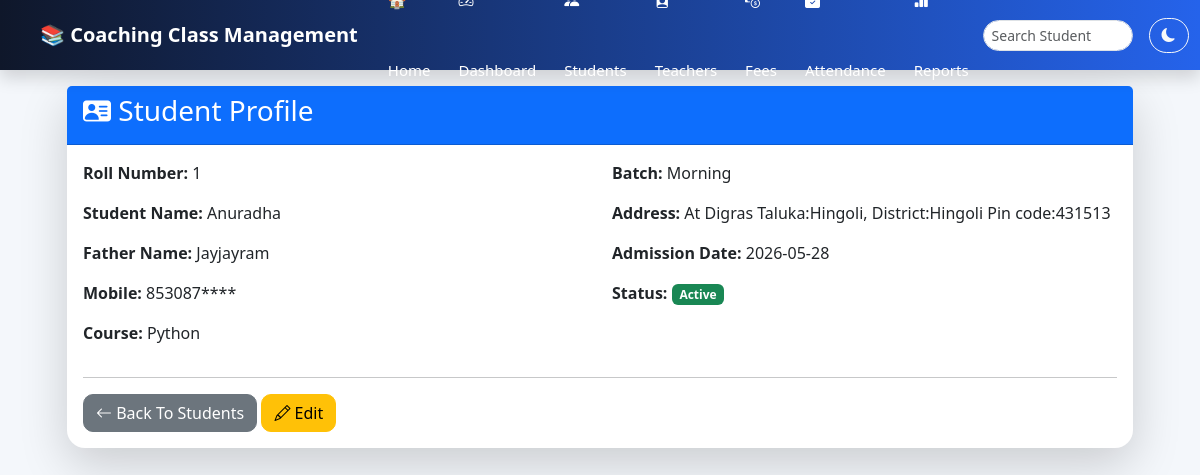
The app's page /view_student/1, older data.
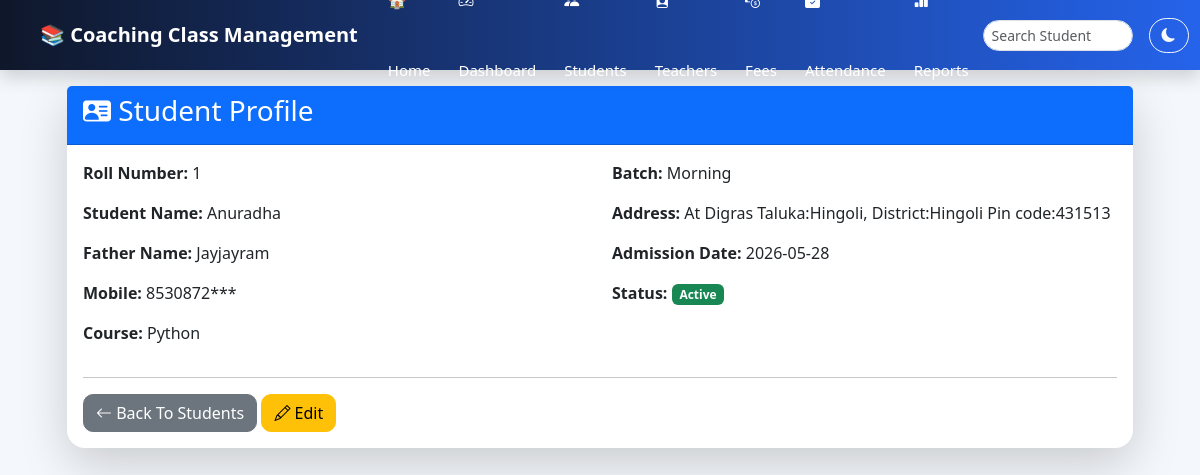
The same page, newer data.
### tables this page shows
CREATE TABLE students(

        id INTEGER PRIMARY KEY AUTOINCREMENT,
        roll_no TEXT UNIQUE,
        name TEXT,
        father_name TEXT,
        surname TEXT,
        mobile TEXT,
        course TEXT,
        batch TEXT,
        address TEXT,
        admission_date TEXT,
        status TEXT

    );

### app.py (the view)
@app.route("/view_student/<int:id>")
def view_student(id):
    conn = get_connection()
    student = conn.execute("""
    SELECT *
    FROM students
    WHERE id=?
    """,
    (id,)).fetchone()
    conn.close()
    return render_template(
        "view_student.html",
        s=student
    )

### db.py (called while the page is built)
def get_connection():
    conn = sqlite3.connect(DATABASE)
    conn.row_factory = sqlite3.Row
    return conn

### templates/view_student.html
{% extends "base.html" %}
{% block content %}
<div class="container-fluid">
<div class="card shadow-lg border-0">
<div class="card-header bg-primary text-white">
<h3>
<i class="bi bi-person-vcard-fill"></i>
Student Profile
</h3>
</div>
<div class="card-body">
<div class="row">
<div class="col-md-6">
<p>
<strong>Roll Number:</strong>
{{ s.roll_no }}
</p>
<p>
<strong>Student Name:</strong>
{{ s.name }}
</p>
<p>
<strong>Father Name:</strong>
{{ s.father_name }}
</p>
<p>
<strong>Mobile:</strong>
{{ s.mobile }}
</p>
<p>
<strong>Course:</strong>
{{ s.course }}
</p>
</div>
<div class="col-md-6">
<p>
<strong>Batch:</strong>
{{ s.batch }}
</p>
<p>
<strong>Address:</strong>
{{ s.address }}
</p>
<p>
<strong>Admission Date:</strong>
{{ s.admission_date }}
</p>
<p>
<strong>Status:</strong>
{% if s.status=="Active" %}
<span class="badge bg-success">
Active
</span>
{% else %}
<span class="badge bg-danger">
Inactive
</span>
{% endif %}
</p>
</div>
</div>
<hr>
<a href="/students" class="btn btn-secondary">
<i class="bi bi-arrow-left"></i>
Back To Students
</a>
<a href="/edit_student/{{s.id}}"
class="btn btn-warning">
<i class="bi bi-pencil"></i>
Edit
</a>
</div>
</div>
</div>
{% endblock %}

Row changes from the older to the newer data that the page shows:
changed students "Anuradha": mobile "853087****" → "8530872***"
